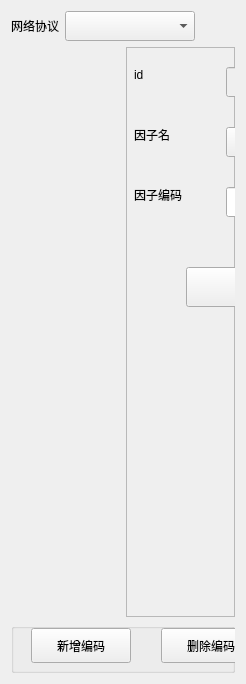
                 <widget class="QWidget" name="tab_22">
                  <attribute name="title">
                   <string>网络因子编码</string>
                  </attribute>
                  <layout class="QVBoxLayout" name="verticalLayout_15">
                   <item>
                    <layout class="QHBoxLayout" name="horizontalLayout_39">
                     <item>
                      <widget class="QLabel" name="label_25">
                       <property name="text">
                        <string>网络协议</string>
                       </property>
                      </widget>
                     </item>
                     <item>
                      <widget class="QComboBox" name="comboBox_14">
                       <property name="minimumSize">
                        <size>
                         <width>130</width>
                         <height>30</height>
                        </size>
                       </property>
                      </widget>
                     </item>
                     <item>
                      <spacer name="horizontalSpacer_4">
                       <property name="orientation">
                        <enum>Qt::Horizontal</enum>
                       </property>
                       <property name="sizeHint" stdset="0">
                        <size>
                         <width>40</width>
                         <height>20</height>
                        </size>
                       </property>
                      </spacer>
                     </item>
                    </layout>
                   </item>
                   <item>
                    <layout class="QHBoxLayout" name="horizontalLayout_24">
                     <item>
                      <widget class="PanelWidget" name="widgetPanel_17" native="true">
                       <property name="sizePolicy">
                        <sizepolicy hsizetype="Preferred" vsizetype="Expanding">
                         <horstretch>0</horstretch>
                         <verstretch>50</verstretch>
                        </sizepolicy>
                       </property>
                       <property name="minimumSize">
                        <size>
                         <width>0</width>
                         <height>570</height>
                        </size>
                       </property>
                      </widget>
                     </item>
                     <item>
                      <widget class="QFrame" name="frame_13">
                       <property name="maximumSize">
                        <size>
                         <width>310</width>
                         <height>16777215</height>
                        </size>
                       </property>
                       <property name="frameShape">
                        <enum>QFrame::StyledPanel</enum>
                       </property>
                       <property name="frameShadow">
                        <enum>QFrame::Raised</enum>
                       </property>
                       <widget class="QPushButton" name="pushButton_29">
                        <property name="geometry">
                         <rect>
                          <x>60</x>
                          <y>220</y>
                          <width>200</width>
                          <height>40</height>
                         </rect>
                        </property>
                        <property name="text">
                         <string>新增</string>
                        </property>
                       </widget>
                       <widget class="QLabel" name="label_39">
                        <property name="geometry">
                         <rect>
                          <x>8</x>
                          <y>20</y>
                          <width>90</width>
                          <height>16</height>
                         </rect>
                        </property>
                        <property name="text">
                         <string>id</string>
                        </property>
                       </widget>
                       <widget class="QComboBox" name="comboBox_15">
                        <property name="geometry">
                         <rect>
                          <x>100</x>
                          <y>80</y>
                          <width>200</width>
                          <height>30</height>
                         </rect>
                        </property>
                       </widget>
                       <widget class="QLineEdit" name="lineEdit_21">
                        <property name="enabled">
                         <bool>false</bool>
                        </property>
                        <property name="geometry">
                         <rect>
                          <x>100</x>
                          <y>20</y>
                          <width>200</width>
                          <height>30</height>
                         </rect>
                        </property>
                       </widget>
                       <widget class="QLabel" name="label_27">
                        <property name="geometry">
                         <rect>
                          <x>8</x>
                          <y>140</y>
                          <width>90</width>
                          <height>16</height>
                         </rect>
                        </property>
                        <property name="text">
                         <string>因子编码</string>
                        </property>
                       </widget>
                       <widget class="QLabel" name="label_26">
                        <property name="geometry">
                         <rect>
                          <x>8</x>
                          <y>80</y>
                          <width>90</width>
                          <height>16</height>
                         </rect>
                        </property>
                        <property name="text">
                         <string>因子名</string>
                        </property>
                       </widget>
                       <widget class="QLineEdit" name="lineEdit_12">
                        <property name="geometry">
                         <rect>
                          <x>100</x>
                          <y>140</y>
                          <width>200</width>
                          <height>30</height>
                         </rect>
                        </property>
                       </widget>
                      </widget>
                     </item>
                    </layout>
                   </item>
                   <item>
                    <widget class="QGroupBox" name="groupBox_6">
                     <property name="minimumSize">
                      <size>
                       <width>0</width>
                       <height>50</height>
                      </size>
                     </property>
                     <property name="title">
                      <string/>
                     </property>
                     <widget class="QPushButton" name="pushButton_31">
                      <property name="geometry">
                       <rect>
                        <x>150</x>
                        <y>5</y>
                        <width>100</width>
                        <height>35</height>
                       </rect>
                      </property>
                      <property name="minimumSize">
                       <size>
                        <width>0</width>
                        <height>35</height>
                       </size>
                      </property>
                      <property name="text">
                       <string>删除编码</string>
                      </property>
                     </widget>
                     <widget class="QPushButton" name="pushButton_30">
                      <property name="geometry">
                       <rect>
                        <x>20</x>
                        <y>5</y>
                        <width>100</width>
                        <height>35</height>
                       </rect>
                      </property>
                      <property name="minimumSize">
                       <size>
                        <width>0</width>
                        <height>35</height>
                       </size>
                      </property>
                      <property name="text">
                       <string>新增编码</string>
                      </property>
                     </widget>
                    </widget>
                   </item>
                  </layout>
                 </widget>
